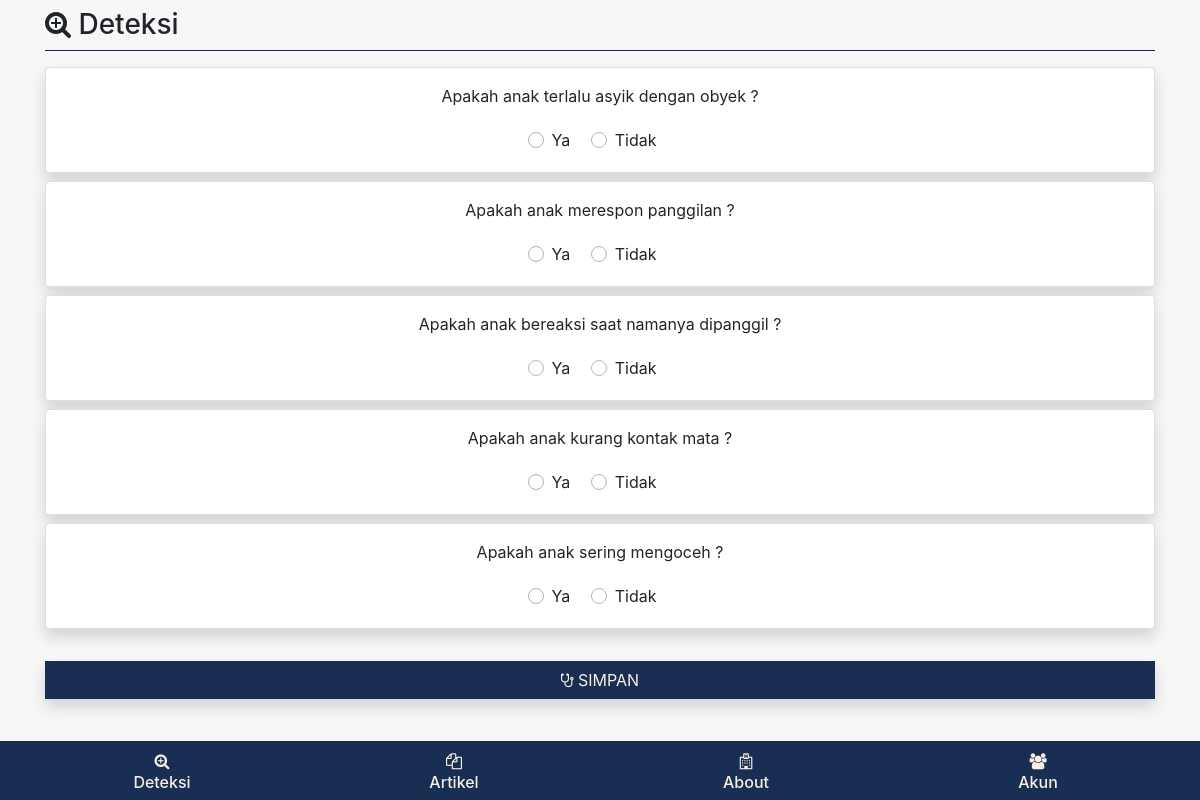
/view/index.php?page=deteksi-pertanyaan (signed in), run on the app's committed database.
### tables this page shows
CREATE TABLE `gejala` (
  `id` int(11) NOT NULL,
  `nama_gejala` varchar(100) NOT NULL,
  `jawaban` tinyint(1) NOT NULL DEFAULT 1
);

### view/deteksi/deteksi-pertanyaan.php (the view, shortened to what this page needs)
<div class="container">
    <h3 class="mt-2"> <i class="fa fa-search-plus"></i> Deteksi</h3>
    <hr class="mt-0 bg-biru">
    <form action="" method="post" enctype="multipart/form-data">
        <?php $get = $koneksi->query("SELECT * FROM gejala") ?>
        <?php while ($set = $get->fetch_assoc()) : ?>
            <div class="card shadow mb-2">
                <div class="text-center mt-3">
                    <?= $set['nama_gejala'] ?>
                </div>
                <div class="card-body text-center">
                    <div class="custom-control custom-radio custom-control-inline">
                        <label class="custom-control-label" for="customRadioInline1<?= $set['id'] ?>">Ya</label>
                    </div>
                    <div class="custom-control custom-radio custom-control-inline">
                        <label class="custom-control-label" for="customRadioInline2<?= $set['id'] ?>">Tidak</label>
                    </div>
                </div>
            </div>
        <?php endwhile ?>
        <br>
        <div class="form-group">
            <button type="submit" class="btn bg-biru text-putih btn-block rounded-0 shadow" name="simpan"><i class="fa fa-stethoscope"></i> SIMPAN</button>
        </div>
    </form>
</div>

### view/assets/css/custom.css (style rules this page uses)
.bg-putih { background-color: #f7f7f7 !important; }
.bg-biru { background-color: #182f53 !important; }
.text-putih { color: #f9eee2 !important; }

### data on the page
gejala: nama_gejala "Apakah anak terlalu asyik dengan obyek ?"
gejala: nama_gejala "Apakah anak merespon panggilan ?"
gejala: nama_gejala "Apakah anak bereaksi saat namanya dipanggil ?"
gejala: nama_gejala "Apakah anak kurang kontak mata ?"
gejala: nama_gejala "Apakah anak sering mengoceh ?"
